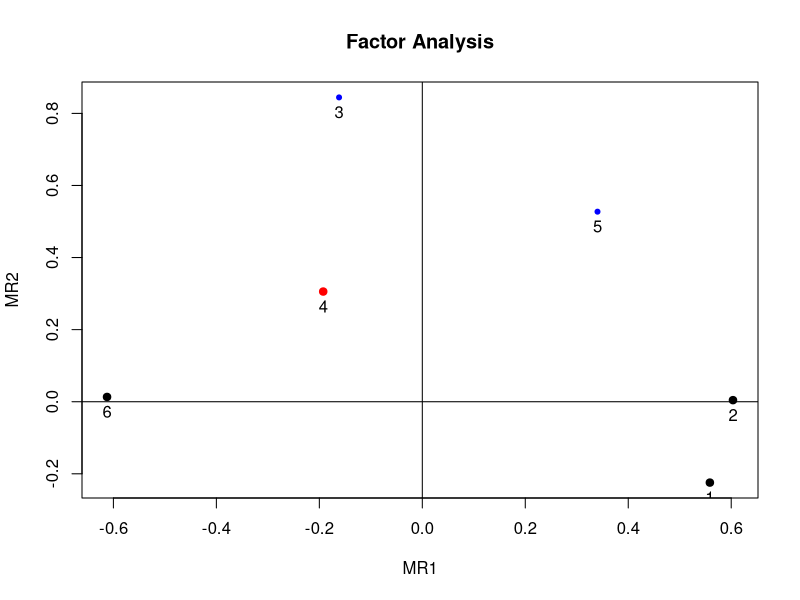
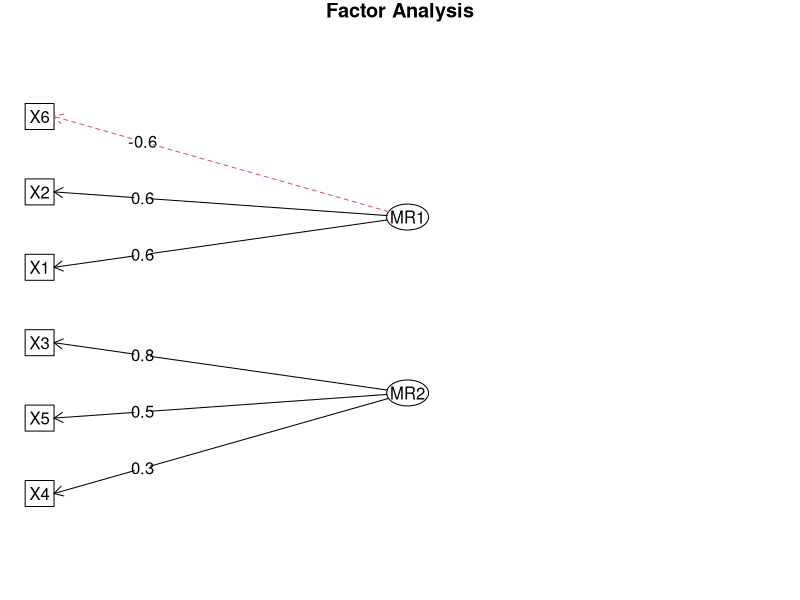
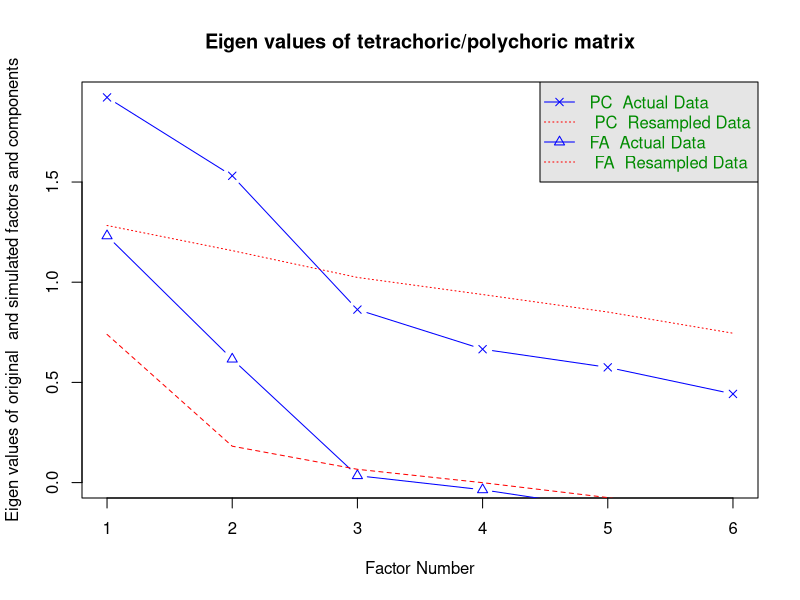

Recreate these plots in R, in order. (Note: this script raises an error after producing the figures.)
## ---- chunk 1
wants <- c("GPArotation", "mvtnorm", "polycor", "psych")
has   <- wants %in% rownames(installed.packages())
if(any(!has)) install.packages(wants[!has])
## ---- chunk 2
set.seed(123)
N <- 200                       # number of observations
P <- 6                         # number of variables
Q <- 2                         # number of factors

# true P x Q loading matrix -> variable-factor correlations
Lambda <- matrix(c(0.7,-0.4, 0.8,0, -0.2,0.9, -0.3,0.4, 0.3,0.7, -0.8,0.1),
                 nrow=P, ncol=Q, byrow=TRUE)
## ---- chunk 3
# factor scores (uncorrelated factors)
library(mvtnorm)               # for rmvnorm()
FF <- rmvnorm(N, mean=c(5, 15), sigma=diag(Q))

# matrix with iid, mean 0, normal errors
E   <- rmvnorm(N, rep(0, P), diag(P))
X   <- FF %*% t(Lambda) + E    # matrix with variable values
dfX <- data.frame(X)           # data also as a data frame
## ---- chunk 4
# categorize variables into a list of ordered factors
lOrd <- lapply(dfX, function(x) {
               cut(x, breaks=quantile(x), include.lowest=TRUE,
                   ordered=TRUE, labels=LETTERS[1:4]) })
dfOrd  <- data.frame(lOrd)     # combine list into a data frame
ordNum <- data.matrix(dfOrd)   # categorized data as a numeric matrix
## ---- chunk 5
library(polycor)               # for hetcor()
pc <- hetcor(dfOrd, ML=TRUE)   # polychoric corr matrix
## ---- chunk 6
library(psych)
faPC <- fa(r=pc$correlations, nfactors=2, n.obs=N, rotate="varimax")
faPC$loadings
## ---- chunk 7
# polychoric FA
faPCdirect <- fa.poly(ordNum, nfactors=2, rotate="varimax")
## ---- chunk 8
faPCdirect$fa$loadings         # loadings are the same as above ...
## ---- chunk 9
factor.plot(faPCdirect$fa, cut=0.5)
fa.diagram(faPCdirect)
## ---- chunk 10
fap <- fa.parallel.poly(ordNum)   # parallel analysis for dichotomous data
## ---- chunk 11
fap
vss(pc$correlations, n.obs=N, rotate="varimax")  # very simple structure
## ---- chunk 12
try(detach(package:psych))
try(detach(package:polycor))
try(detach(package:mvtnorm))
